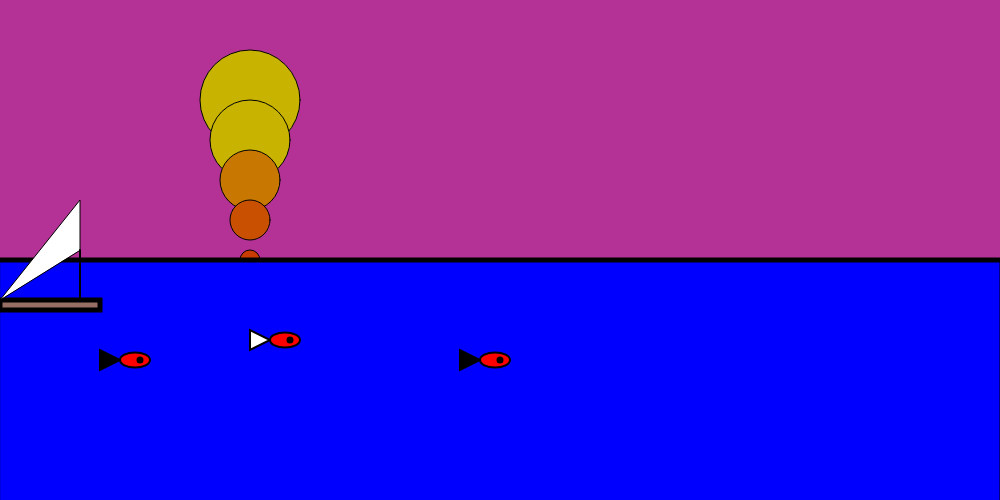
Frame 1 (no input)
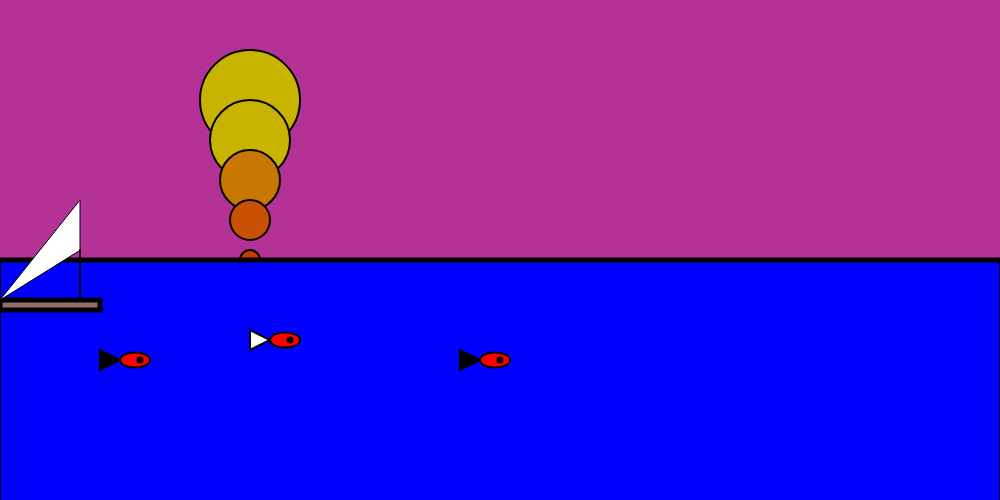
Frame 60 (no input)
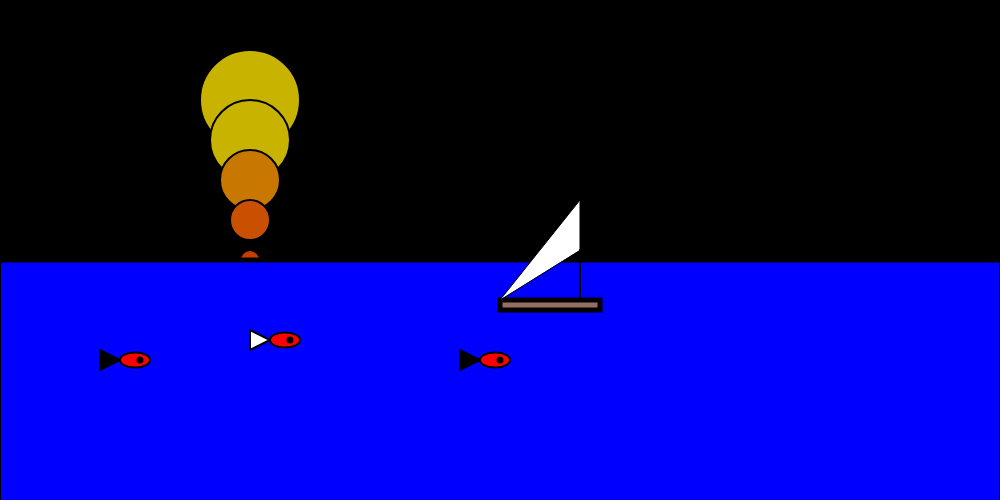
Frame 120 (the mouse pressed at the canvas centre since frame 60)

The p5.js sketch that drew these frames (run headless with seeded random() and noise() and a simulated clock; from frame 60 on, the mouse is pressed at the canvas centre):

// p5.js sketch
// ── sketch.js
let r = 180;
let g = 50;
let b = 150;
let boatSail = 0;
const x = 400;
let sunColor = [200, 180, 0];

function setup() {
  createCanvas(1000, 500);
}

function draw() {
  let sailX = mouseX + 80; // Renamed mx for clarity

  // Background logic
  if (boatSail < x) {
    background(r, g, b);
  } else {
    background(0);
  }

  boatSail = mouseX;
  console.log(boatSail < x);

  // Sun drawing
  fill(sunColor);
  circle(250, 100, 100);
  fill(sunColor[0], sunColor[0] - 20, sunColor[2]);
  circle(250, 140, 80);
  fill(sunColor[0], sunColor[1] - 60, sunColor[2]);
  circle(250, 180, 60);
  fill(sunColor[0], sunColor[1] - 100, sunColor[2]);
  circle(250, 220, 40);
  fill(sunColor[0], sunColor[1] - 120, sunColor[2]);
  circle(250, 260, 20);

  // Water and boat
  fill(0, 0, 255);
  rect(0, 260, 1000, 1000);
  strokeWeight(5);
  line(0, 260, 1000, 260);
  fill(150, 110, 100);
  rect(mouseX, 300, 100, 10);
  strokeWeight(1);
  fill(255, 255, 255);
  triangle(mouseX, 300, sailX, 200, sailX, 250);
  strokeWeight(2);
  line(sailX, 250, sailX, 300);

  // Fish
  triangle(250, 350, 250, 330, 270, 340);
  fill(255, 0, 0);
  ellipse(285, 340, 30, 15);
  fill(0);
  circle(290, 340, 5);

  triangle(100, 370, 100, 350, 120, 360);
  fill(255, 0, 0);
  ellipse(135, 360, 30, 15);
  fill(0);
  circle(140, 360, 5);

  triangle(460, 370, 460, 350, 480, 360);
  fill(255, 0, 0);
  ellipse(495, 360, 30, 15);
  fill(0);
  circle(500, 360, 5);
}

function keyPressed() {
  if (keyCode === UP_ARROW) {
    sunColor = [255, 255, 255];
  } else if (keyCode === DOWN_ARROW) {
    sunColor = [200, 180, 0];
  }
}
